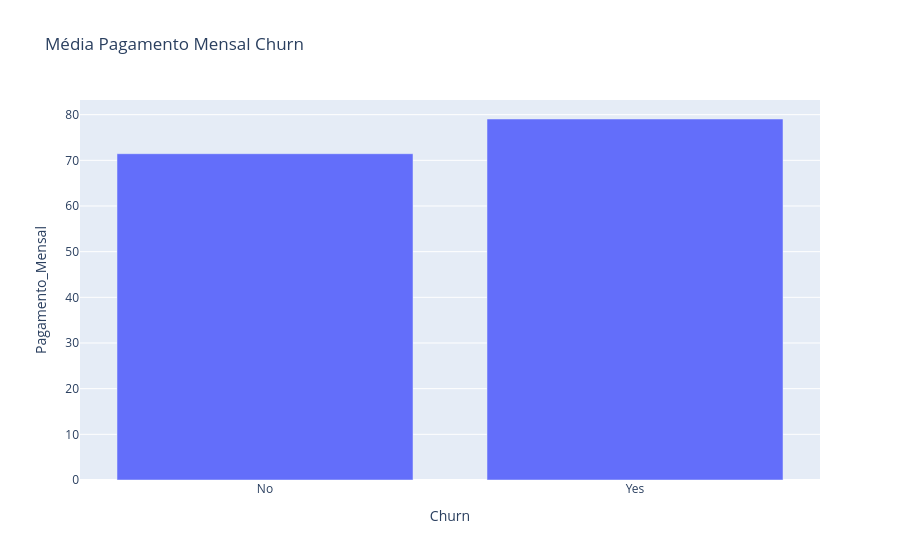

Here is the notebook cell this chart was saved with:
### Code cell
mediana = df.groupby('Churn')['Pagamento_Mensal'].median().reset_index()

fig = px.bar(mediana, x='Churn', y='Pagamento_Mensal',
            title='Média Pagamento Mensal Churn')
fig.show()

### Figure 1 — Plotly figure (JSON) as saved in the notebook; plotly's stock layout.template omitted (floating-point values rounded to 4 significant figures)
{"data": [{"hovertemplate": "Churn=%{x}<br>Pagamento_Mensal=%{y}<extra></extra>", "legendgroup": "", "marker": {"color": "#636efa", "pattern": {"shape": ""}}, "name": "", "orientation": "v", "showlegend": false, "textposition": "auto", "type": "bar", "x": ["No", "Yes"], "xaxis": "x", "y": [71.45, 79.05], "yaxis": "y"}], "layout": {"barmode": "relative", "legend": {"tracegroupgap": 0}, "title": {"text": "Média Pagamento Mensal Churn"}, "xaxis": {"anchor": "y", "domain": [0, 1], "title": {"text": "Churn"}}, "yaxis": {"anchor": "x", "domain": [0, 1], "title": {"text": "Pagamento_Mensal"}}}}
